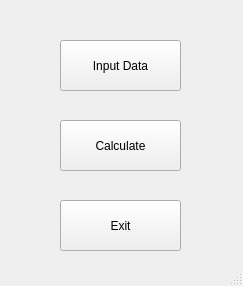
<?xml version="1.0" encoding="UTF-8"?>
<ui version="4.0">
 <class>MainWindow</class>
 <widget class="QMainWindow" name="MainWindow">
  <property name="geometry">
   <rect>
    <x>0</x>
    <y>0</y>
    <width>243</width>
    <height>286</height>
   </rect>
  </property>
  <property name="windowTitle">
   <string>RK Comparison</string>
  </property>
  <widget class="QWidget" name="centralwidget">
   <widget class="QPushButton" name="input_button">
    <property name="geometry">
     <rect>
      <x>60</x>
      <y>40</y>
      <width>121</width>
      <height>51</height>
     </rect>
    </property>
    <property name="text">
     <string>Input Data</string>
    </property>
   </widget>
   <widget class="QPushButton" name="calculate_button">
    <property name="geometry">
     <rect>
      <x>60</x>
      <y>120</y>
      <width>121</width>
      <height>51</height>
     </rect>
    </property>
    <property name="text">
     <string>Calculate</string>
    </property>
   </widget>
   <widget class="QPushButton" name="exit_button">
    <property name="geometry">
     <rect>
      <x>60</x>
      <y>200</y>
      <width>121</width>
      <height>51</height>
     </rect>
    </property>
    <property name="text">
     <string>Exit</string>
    </property>
   </widget>
  </widget>
  <widget class="QStatusBar" name="statusbar"/>
 </widget>
 <resources/>
 <connections/>
</ui>
